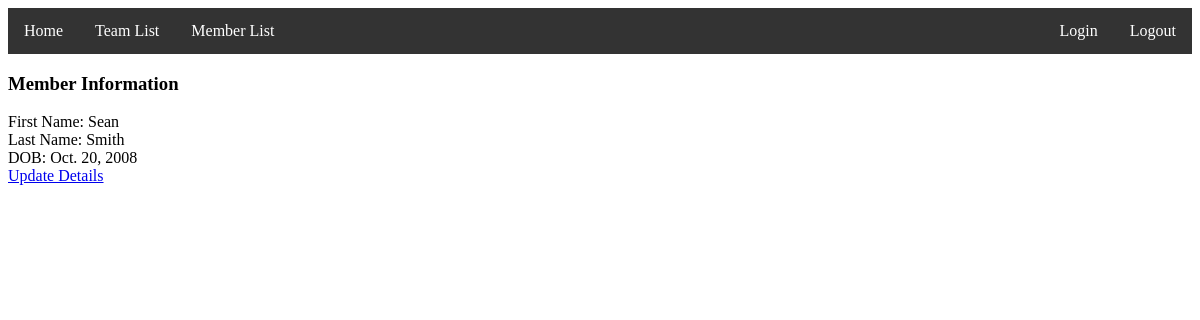
Before: /members/member/id/1 with the older database file.
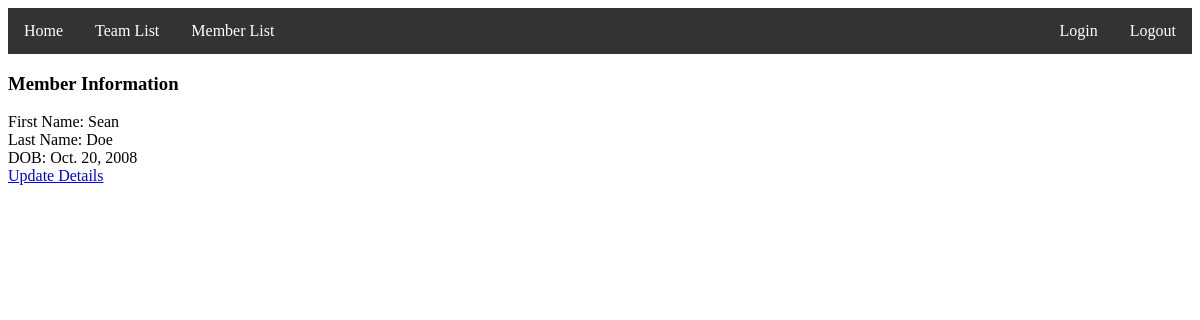
After: the same page with the newer database file.
### members/models.py (models this page shows)
class Member(models.Model):
    first_name = models.CharField(max_length=50)
    last_name = models.CharField(max_length=50)
    date_of_birth = models.DateField(null=True,blank=True)# we allow this field to be null
    user = models.ForeignKey(settings.AUTH_USER_MODEL, on_delete=models.CASCADE,default='1')

### members/views.py (the view)
# urls.py: path('member/id/<int:member_id>', views.member, name="member_profile"),
def member(request,member_id):
    member = Member.objects.get(id=member_id)
    context={"member": member}
    response = render(request,'members/member_detail.html', context )
    return response

### members/templates/members/member_detail.html
{% extends "base.html" %}
{% block content %}
<h3>Member Information</h3>
        <div id="member detail">
            <div id="member first"> First Name: {{ member.first_name }}</div>
            <div id="member last"> Last Name: {{ member.last_name }}</div>
            <div id="member dob"> DOB: {{ member.date_of_birth }}</div>
            <div id="member update"><a href="{%url 'member_update' member_id=member.id %}">Update Details</a></div>
        </div>
{% endblock %}

Changed rows visible on the page:
changed Member "Sean": last_name "Smith" → "Doe"
